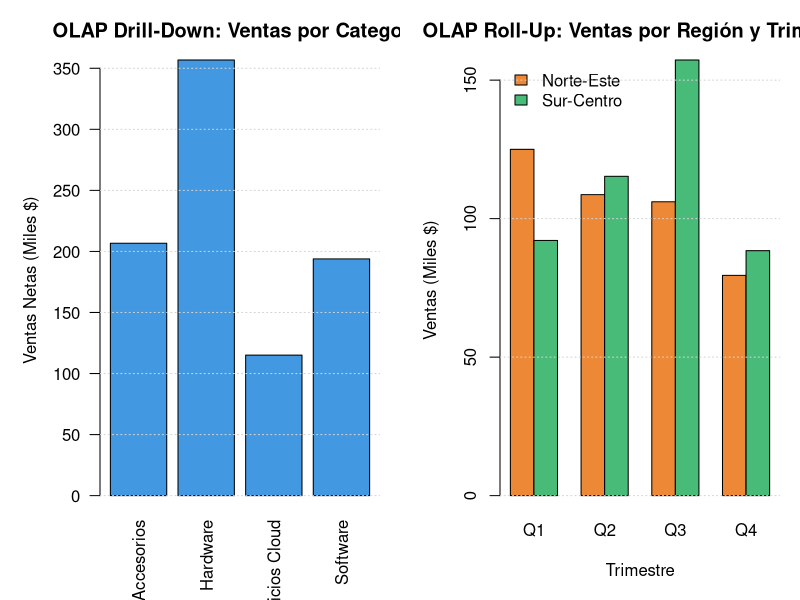

Write the R code that produced this figure.
# ==============================================================================
# TEMA 07: ALMACÉN DE DATOS – DATA WAREHOUSE (DW & ETL)
# SCRIPT: 07_data_warehouse_run.R
# OBJETIVO: Implementar y simular un Data Warehouse relacional completo:
#           1. Ingesta de fuentes transaccionales heterogéneas (OLTP).
#           2. Pipeline ETL riguroso (Extracción -> Transformación -> Carga).
#           3. Construcción formal del Modelo Dimensional en Estrella (Kimball):
#              - Fact_Ventas con Surrogate Keys.
#              - Dim_Cliente, Dim_Producto, Dim_Tiempo.
#           4. Ejecución de Consultas Analíticas OLAP:
#              - Roll-Up (agregación jerárquica temporal).
#              - Drill-Down (desglose por categoría y mes).
#              - Slice & Dice (filtrado multidimensional).
# ==============================================================================

set.seed(999)

cat(">>> [TEMA 07: DATA WAREHOUSE] Iniciando simulación de arquitectura ETL y OLAP...\n\n")

# ------------------------------------------------------------------------------
# 1. FUENTES DE DATOS TRANSACCIONALES (SISTEMAS FUENTE OLTP)
# ------------------------------------------------------------------------------
cat("====================================================================\n")
cat("1. EXTRACCIÓN: FUENTES TRANSACCIONALES CRUDAS\n")
cat("====================================================================\n")

# Fuente A: ERP Transaccional (Ventas crudas con ruido, formatos no estándar)
n_tx <- 600
fuente_erp_ventas <- data.frame(
  id_transaccion = paste0("TX-", 10001:(10000 + n_tx)),
  codigo_cliente = paste0("C", sample(1:25, n_tx, replace = TRUE)),
  codigo_producto = paste0("P", sample(1:15, n_tx, replace = TRUE)),
  cantidad_vendida = sample(1:10, n_tx, replace = TRUE),
  fecha_raw = sample(seq(as.Date("2024-01-01"), as.Date("2024-12-31"), by = "day"), n_tx, replace = TRUE),
  descuento_aplicado = round(runif(n_tx, 0, 0.25), 2),
  stringsAsFactors = FALSE
)

# Fuente B: CRM (Datos de Clientes)
fuente_crm_clientes <- data.frame(
  cod_cliente = paste0("C", 1:25),
  nombre_contacto = paste("Cliente", LETTERS[1:25]),
  segmento = sample(c("Corporativo", "PYME", "Consumo Final"), 25, replace = TRUE),
  ciudad = sample(c("Madrid", "Barcelona", "Valencia", "Sevilla", "Bilbao"), 25, replace = TRUE),
  stringsAsFactors = FALSE
)

# Fuente C: Catálogo Maestro de Productos (WMS)
fuente_catalogo_productos <- data.frame(
  cod_sku = paste0("P", 1:15),
  descripcion = paste("Producto", sprintf("%02d", 1:15)),
  categoria = sample(c("Hardware", "Software", "Servicios Cloud", "Accesorios"), 15, replace = TRUE),
  precio_unitario = round(runif(15, 25, 650), 2),
  stringsAsFactors = FALSE
)

cat("ERP Ventas extraídas:", nrow(fuente_erp_ventas), "registros transaccionales.\n")
cat("CRM Clientes extraídos:", nrow(fuente_crm_clientes), "entidades de clientes.\n")
cat("Catálogo Productos extraídos:", nrow(fuente_catalogo_productos), "SKUs maestros.\n")

# ------------------------------------------------------------------------------
# 2. PROCESO DE TRANSFORMACIÓN (TRANSFORMATION PIPELINE)
# ------------------------------------------------------------------------------
cat("\n====================================================================\n")
cat("2. TRANSFORMACIÓN: LIMPIEZA, ENRIQUECIMIENTO Y CLAVES SUBROGADAS\n")
cat("====================================================================\n")

# Generación de la Dimensión Tiempo conformada
fechas_unicas <- sort(unique(fuente_erp_ventas$fecha_raw))
Dim_Tiempo <- data.frame(
  SK_Tiempo = 1000 + seq_along(fechas_unicas),
  Fecha = fechas_unicas,
  Anio = as.integer(format(fechas_unicas, "%Y")),
  Mes_Num = as.integer(format(fechas_unicas, "%m")),
  Mes_Nombre = format(fechas_unicas, "%B"),
  Trimestre = paste0("Q", (as.integer(format(fechas_unicas, "%m")) - 1) %/% 3 + 1),
  Dia_Semana = weekdays(fechas_unicas),
  Es_FinDeSemana = ifelse(weekdays(fechas_unicas) %in% c("sábado", "domingo", "Saturday", "Sunday"), 1, 0),
  stringsAsFactors = FALSE
)

# Generación de la Dimensión Cliente con Clave Subrogada (Surrogate Key)
Dim_Cliente <- data.frame(
  SK_Cliente = 2000 + seq_len(nrow(fuente_crm_clientes)),
  Cod_Cliente_Fuente = fuente_crm_clientes$cod_cliente,
  Nombre = fuente_crm_clientes$nombre_contacto,
  Segmento = fuente_crm_clientes$segmento,
  Ciudad = fuente_crm_clientes$ciudad,
  Region = ifelse(fuente_crm_clientes$ciudad %in% c("Madrid", "Sevilla"), "Sur-Centro", "Norte-Este"),
  stringsAsFactors = FALSE
)

# Generación de la Dimensión Producto con Clave Subrogada
Dim_Producto <- data.frame(
  SK_Producto = 3000 + seq_len(nrow(fuente_catalogo_productos)),
  SKU_Fuente = fuente_catalogo_productos$cod_sku,
  Descripcion = fuente_catalogo_productos$descripcion,
  Categoria = fuente_catalogo_productos$categoria,
  Precio_Unitario = fuente_catalogo_productos$precio_unitario,
  stringsAsFactors = FALSE
)

# ------------------------------------------------------------------------------
# 3. CARGA: CONSTRUCCIÓN DE LA TABLA DE HECHOS (FACT_VENTAS)
# ------------------------------------------------------------------------------
cat("\n====================================================================\n")
cat("3. CARGA: GENERACIÓN DE LA TABLA DE HECHOS (FACT_VENTAS)\n")
cat("====================================================================\n")

# Reconciliación referencial mediante cruce de claves de negocio hacia Surrogate Keys
erp_merge <- merge(fuente_erp_ventas, Dim_Cliente, by.x = "codigo_cliente", by.y = "Cod_Cliente_Fuente")
erp_merge <- merge(erp_merge, Dim_Producto, by.x = "codigo_producto", by.y = "SKU_Fuente")
erp_merge <- merge(erp_merge, Dim_Tiempo, by.x = "fecha_raw", by.y = "Fecha")

# Cálculo de Métricas Aditivas (Monto Bruto, Importe Descuento, Monto Neto, Margen)
monto_bruto <- erp_merge$cantidad_vendida * erp_merge$Precio_Unitario
importe_descuento <- round(monto_bruto * erp_merge$descuento_aplicado, 2)
monto_neto <- round(monto_bruto - importe_descuento, 2)

Fact_Ventas <- data.frame(
  SK_Venta = 50000 + seq_len(nrow(erp_merge)),
  SK_Tiempo = erp_merge$SK_Tiempo,
  SK_Cliente = erp_merge$SK_Cliente,
  SK_Producto = erp_merge$SK_Producto,
  Cantidad = erp_merge$cantidad_vendida,
  Monto_Bruto = monto_bruto,
  Descuento_Monetario = importe_descuento,
  Monto_Neto = monto_neto,
  stringsAsFactors = FALSE
)

cat("Tabla de Hechos cargada exitosamente: Fact_Ventas con", nrow(Fact_Ventas), "filas.\n")
print(head(Fact_Ventas, 3))

# ------------------------------------------------------------------------------
# 4. CONSULTAS ANALÍTICAS OLAP SOBRE EL ESQUEMA EN ESTRELLA
# ------------------------------------------------------------------------------
cat("\n====================================================================\n")
cat("4. CONSULTAS ANALÍTICAS MULTIDIMENSIONALES (OPERACIONES OLAP)\n")
cat("====================================================================\n")

# Crear vista desnormalizada de análisis OLAP
cubo_analitico <- merge(Fact_Ventas, Dim_Tiempo, by = "SK_Tiempo")
cubo_analitico <- merge(cubo_analitico, Dim_Cliente, by = "SK_Cliente")
cubo_analitico <- merge(cubo_analitico, Dim_Producto, by = "SK_Producto")

# Operación 4.1: Roll-Up (Agregación hacia arriba en la jerarquía: Ventas por Trimestre y Región)
cat("\n>>> Operación OLAP 1: ROLL-UP (Ventas Netas por Trimestre y Región):\n")
rollup_ventas <- aggregate(Monto_Neto ~ Trimestre + Region, data = cubo_analitico, sum)
print(rollup_ventas)

# Operación 4.2: Drill-Down (Desglose en mayor granularidad: Ventas por Categoría de Producto)
cat("\n>>> Operación OLAP 2: DRILL-DOWN (Métricas Agregadas por Categoría de Producto):\n")
drilldown_cat <- aggregate(cbind(Monto_Neto, Cantidad) ~ Categoria, data = cubo_analitico,
                           function(x) c(Total = sum(x), Promedio = mean(x)))
print(drilldown_cat)

# Operación 4.3: Slice & Dice (Filtrado multidimensional: Trimestre Q2 y Categoría Hardware)
cat("\n>>> Operación OLAP 3: SLICE & DICE (Filtro: Q2 & Hardware / Servicios Cloud):\n")
slice_dice <- cubo_analitico[cubo_analitico$Trimestre == "Q2" &
                             cubo_analitico$Categoria %in% c("Hardware", "Servicios Cloud"), ]
cat("Registros filtrados por el corte multidimensional:", nrow(slice_dice), "\n")
resumen_slice <- aggregate(Monto_Neto ~ Ciudad + Categoria, data = slice_dice, sum)
print(resumen_slice)

# ------------------------------------------------------------------------------
# 5. EXPORTACIÓN DE TABLAS DEL DATA WAREHOUSE Y GRÁFICAS
# ------------------------------------------------------------------------------
dir_res <- "c:/xampp/htdocs/api vehiculos tutoria/MINERIA_DATOS/UNIDAD_1/07_DATA_WAREHOUSE/resultados"
dir_latex <- "c:/xampp/htdocs/api vehiculos tutoria/MINERIA_DATOS/latex/figuras"

if (!dir.exists(dir_res)) dir.create(dir_res, recursive = TRUE)
if (!dir.exists(dir_latex)) dir.create(dir_latex, recursive = TRUE)

# Guardar tablas del esquema dimensional en CSV
write.csv(Dim_Cliente, file.path(dir_res, "Dim_Cliente.csv"), row.names = FALSE)
write.csv(Dim_Producto, file.path(dir_res, "Dim_Producto.csv"), row.names = FALSE)
write.csv(Dim_Tiempo, file.path(dir_res, "Dim_Tiempo.csv"), row.names = FALSE)
write.csv(Fact_Ventas, file.path(dir_res, "Fact_Ventas.csv"), row.names = FALSE)

png_path1 <- file.path(dir_res, "grafico_07_data_warehouse.png")
png_path2 <- file.path(dir_latex, "grafico_07_data_warehouse.png")

png(png_path1, width = 1000, height = 520, res = 120)
par(mfrow = c(1, 2), mar = c(5, 5, 3, 1))

# Panel A: Ventas Netas por Categoría (Drill-Down)
ventas_por_cat <- aggregate(Monto_Neto ~ Categoria, data = cubo_analitico, sum)
barplot(ventas_por_cat$Monto_Neto / 1000, names.arg = ventas_por_cat$Categoria,
        col = "#4299e1", las = 2, ylab = "Ventas Netas (Miles $)",
        main = "OLAP Drill-Down: Ventas por Categoría")
grid(nx = NA, ny = NULL)

# Panel B: Tendencia Trimestral por Región (Roll-Up)
tabla_q_reg <- tapply(cubo_analitico$Monto_Neto / 1000, list(cubo_analitico$Region, cubo_analitico$Trimestre), sum)
barplot(tabla_q_reg, beside = TRUE, col = c("#ed8936", "#48bb78"),
        xlab = "Trimestre", ylab = "Ventas (Miles $)",
        main = "OLAP Roll-Up: Ventas por Región y Trimestre")
legend("topleft", legend = rownames(tabla_q_reg), fill = c("#ed8936", "#48bb78"), bty = "n")
grid(nx = NA, ny = NULL)
dev.off()

file.copy(png_path1, png_path2, overwrite = TRUE)

metricas_txt <- file.path(dir_res, "metricas_07.txt")
writeLines(c(
  "=== MÉTRICAS DE RESULTADO - TEMA 07: DATA WAREHOUSE ===",
  paste("Total Hechos Registrados (Fact_Ventas):", nrow(Fact_Ventas)),
  paste("Total Facturación Neta Consolidada:", paste0("$", format(sum(Fact_Ventas$Monto_Neto), big.mark = ","))),
  paste("Dimensión Clientes Conformada:", nrow(Dim_Cliente), "registros"),
  paste("Dimensión Productos Conformada:", nrow(Dim_Producto), "SKUs"),
  paste("Dimensión Tiempo Conformada:", nrow(Dim_Tiempo), "días evaluados"),
  "\nSÍNTESIS DEL MODELO DIMENSIONAL Y PIPELINE ETL (Kimball & Ross, 2013):",
  "- Extracción: 3 fuentes desacopladas (ERP transacciones, CRM clientes, Catálogo WMS).",
  "- Transformación: Reconciliación semántica, saneamiento, cálculo de métricas aditivas y generación de claves subrogadas (SK).",
  "- Carga: Estructuración del Star Schema relacional libre de dependencias operacionales.",
  "- Capacidades OLAP: Agregación en tiempo real (Roll-Up por trimestre, Drill-Down por categoría, Slice-and-Dice por región)."
), metricas_txt)

cat("\n>>> [TEMA 07: DATA WAREHOUSE] Simulación exitosa. Gráfica guardada en:", png_path1, "\n")
